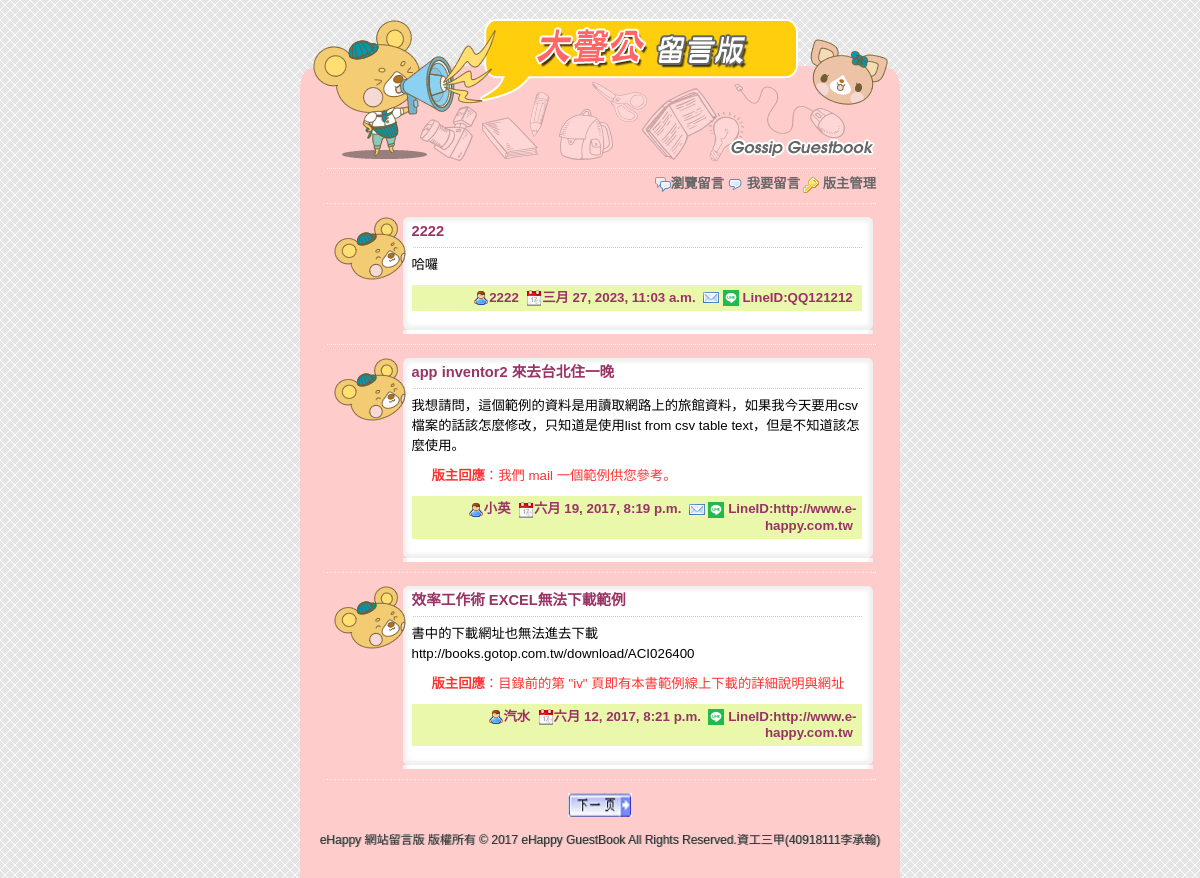
The page / on the database its author committed.
### boardapp/models.py (models this page shows, shortened)
class BoardUnit(models.Model):
    bname = models.CharField(max_length=20, null=False)
    bgender = models.CharField(max_length=2, default='m', null=False)
    bsubject = models.CharField(max_length=100, null=False)
    btime = models.DateTimeField(auto_now=True)
    bmail = models.EmailField(max_length=100, blank=True, default='')
    bweb = models.CharField(max_length=200, blank=True, default='')
    bcontent = models.TextField(null=False)
    bresponse = models.TextField(blank=True, default='')

### boardapp/views.py (the view)
# urls.py: path('', views.index),
def index(request, pageindex=None):  #首頁
	global page  #重複開啟本網頁時需保留 page1 的值
	pagesize = 3  #每頁顯示的資料筆數
	boardall = models.BoardUnit.objects.all().order_by('-id')  #讀取資料表,依時間遞減排序
	datasize = len(boardall)  #資料筆數
	totpage = math.ceil(datasize / pagesize)  #總頁數
	if pageindex==None:  #無參數
		page = 0
		boardunits = models.BoardUnit.objects.order_by('-id')[:pagesize]
	elif pageindex=='prev':  #上一頁
		start = (page-1)*pagesize  #該頁第1筆資料
		if start >= 0:  #有前頁資料就顯示
			boardunits = models.BoardUnit.objects.order_by('-id')[start:(start+pagesize)]
			page -= 1
	elif pageindex=='next':  #下一頁
		start = (page+1)*pagesize  #該頁第1筆資料
		if start < datasize:  #有下頁資料就顯示
			boardunits = models.BoardUnit.objects.order_by('-id')[start:(start+pagesize)]
			page += 1
	currentpage = page + 1  #將目頁前頁面以區域變數傳回html
	return render(request, "index.html", locals())

### templates/index.html (shortened to what this page needs)
{% extends "base.html" %}
{% load static %}
{% block twomenu %}
	<img src="{% static "images/comment.png" %}" width="16" height="16" align="absmiddle" /> <a href="/post/">我要留言</a>
	<img src="{% static "images/key.png" %}" width="16" height="16" align="absmiddle" /> <a href="/login/">版主管理</a>
{% endblock %}
{% block content %}
	 </td>
  </tr>
  {% for unit in boardunits %}
	<tr>
	  <td background="{% static "images/g_r3_c3.png" %}">
		  <table width="545" border="0" align="center" cellpadding="0" cellspacing="0" background="{% static "images/g_r5_c4.png" %}"
			<tr>
			  <td valign="top" style="background:url({% static "images/g_r4_c4.png" %}); background-repeat:no-repeat">
				<div class="floorDiv">
					{% if unit.bgender == "m" %}
						<img src="{% static "images/boy.png" %}" width="72" height="63" />
					{% else %}
						<img src="{% static "images/girl.png" %}" width="72" height="63" />
					{% endif %}
				</div>
				<div class="contentDiv">
				  <p class="title">{{unit.bsubject}}</p>
				  <p>{{unit.bcontent}}</p>
				  {% if unit.bresponse != "" %}
					<div class="responseDiv">
					  <p><strong>版主回應</strong>：{{unit.bresponse}}</p>
					</div>
				  {% endif %}
				  <p class="editor"><img src="{% static "images/user.png" %}" width="16" height="16" align="absmiddle">{{unit.bname}}&nbsp;
					<img src="{% static "images/date.png" %}" width="16" height="16" align="absmiddle">{{unit.btime}}&nbsp;
					{% if unit.bmail != "" %}
					  <a href="mailto:{{unit.bmail}}" target="_blank">
					  <img src="{% static "images/email.png" %}" width="16" height="16" border="0" align="absmiddle"></a>
					{% endif %}
					{% if unit.bweb != "" %}
					  <a >
					  <img src="{% static "images/lieee.png" %}" width="16" height="16" border="0" align="absmiddle">
					</a>
					LineID:{{unit.bweb}}&nbsp;
					{% endif %}
				  </p>
				</div>
			  </td>
			</tr>
			<tr>
			  <td><img name="g_r7_c4" src="{% static "images/g_r7_c4.png" %}" width="545" height="12" border="0" alt=""></td>
			</tr>
		  </table>
		  <span class="functionDiv">
			  <img src="{% static "images/g_r9_c3.png" %}" width="600" height="20" border="0" />
		  </span>
  {% empty %}
	<tr>
	  <td background="{% static "images/g_r3_c3.png" %}">
		  <div class="messageDiv"><img src="{% static "images/exclamation.png" %}" width="16" height="16" align="absmiddle"> 目前沒有新的資料，歡迎您留言。</div></td>
	</tr>
  {% endfor %}
	  <tr>
		<td background="{% static "images/g_r3_c3.png" %}">
		  <div class="pagebutton">
		  {% if currentpage < totpage %}
			  <a href="/index/next/" title="下一頁">
			  <img src="{% static "images/nextpage.png" %}" alt="下一頁" width="64" height="24" /></a>
		  {% endif %}
		  </div>
		</td>
	  </tr>
	  <tr>
		<td background="{% static "images/g_r3_c3.png" %}">
{% endblock %}

### templates/base.html (shortened to what this page needs)
<!DOCTYPE html>
<html>
<head>
	{% load static %}
	<link href="{% static "css/style.css" %}" rel="stylesheet" type="text/css" />
</head>
<body bgcolor="#ffffff">
	<div id="warp">
	  <table width="600" border="0" align="center" cellpadding="0" cellspacing="0">
		<tr>
		  <td height="176" background="{% static "images/g_r1_c3.png" %}">&nbsp;</td>
		</tr>
		<tr>
		  <td background="{% static "images/g_r3_c3.png" %}">
			  <div class="functionDiv">
				<table width="92%" border="0" align="center" cellpadding="0" cellspacing="0">
				  <tr>
					<td align="right">
						<img src="{% static "images/comments.png" %}" width="16" height="16" align="absmiddle" /><a href="/index/">瀏覽留言</a>
						{% block twomenu %}{% endblock %}
					</td>
				  </tr>
				</table>
				<img src="{% static "images/g_r9_c3.png" %}" alt width="600" height="20" border="0" />
			  </div>
			  {% block content %}{% endblock %}
				<div id="siteinfo"> eHappy 網站留言版&nbsp;版權所有 &copy; 2017&nbsp;eHappy GuestBook All Rights Reserved.資工三甲(40918111李承翰) </div></td>
			</tr>
	</div>
</body>
</html>

### static/css/style.css (style rules this page uses)
html, body { margin: 0; padding: 0; height: 100%; border: none; }
body { margin-left: 0px; margin-top: 0px; margin-right: 0px; margin-bottom: 0px; background-image: url(images/bg.gif); }
#warp { display: table; height: 100%; margin-right: auto; margin-left: auto; width: 600px; }
#siteinfo { font-size: 12px; text-align: center; color: #333; text-decoration: none; font-family: Verdana, Geneva, sans-serif; line-height: 120%; margin: 10px 10px 30px 10px; text-shadow: 1px 0px #999; }
.contentDiv { float: left; width: 450px; margin-top: 0px; margin-right: 10px; margin-bottom: 0px; margin-left: 10px; }
.contentDiv .title { font-family: Arial, Helvetica, sans-serif; font-size: 11pt; line-height: 28px; font-weight: bold; color: #993366; margin-top: 0px; margin-bottom: 5px; }
.contentDiv p { font-family: Arial, Helvetica, sans-serif; font-size: 10pt; line-height: 150%; margin-top: 0px; margin-bottom: 10px; }
.contentDiv .editor { font-family: Arial, Helvetica, sans-serif; font-size: 10pt; line-height: 120%; font-weight: bold; color: #993366; text-align: right; background-color: #EAF8AB; padding: 5px; margin-top: 5px; margin-right: 0px; margin-bottom: 5px; margin-left: 0px; }
.contentDiv .editor a { color: #063; text-decoration: none; }
.contentDiv .responseDiv { color: #F33; margin-top: 0px; margin-right: 5px; margin-bottom: 5px; margin-left: 20px; }
.functionDiv { font-size: 10pt; line-height: 16px; color: #666; }
.functionDiv a { text-decoration: none; font-weight: bold; color: #666; }
.floorDiv { width: 48px; padding-right: 20px; float: left; height: 64px; padding-left: 6px; }
.pagebutton { height: 30px; margin-right: auto; margin-left: auto; text-align: center; }

### rows shown on the page
BoardUnit: bsubject "2222", bcontent "哈囉", bname "2222", btime "三月 27, 2023, 11:03 a.m.", bweb "QQ121212"
BoardUnit: bsubject "app inventor2 來去台北住一晚", bcontent "我想請問，這個範例的資料是用讀取網路上的旅館資料，如果我今天要用csv檔案的話該怎麼修改，只知道是使用list from csv table text，但是不知道該怎麼使用。", bresponse "我們 mail 一個範例供您參考。", bname "小英", btime "六月 19, 2017, 8:19 p.m.", bweb "http://www.e-happy.com.tw"
BoardUnit: bsubject "效率工作術 EXCEL無法下載範例", bcontent "書中的下載網址也無法進去下載 http://books.gotop.com.tw/download/ACI026400", bresponse "目錄前的第 \"iv\" 頁即有本書範例線上下載的詳細說明與網址", bname "汽水", btime "六月 12, 2017, 8:21 p.m.", bweb "http://www.e-happy.com.tw"
